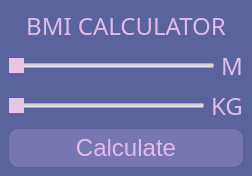
<?xml version="1.0" encoding="UTF-8"?>
<ui version="4.0">
 <class>MainWindow</class>
 <widget class="QMainWindow" name="MainWindow">
  <property name="geometry">
   <rect>
    <x>0</x>
    <y>0</y>
    <width>252</width>
    <height>175</height>
   </rect>
  </property>
  <property name="windowTitle">
   <string>BMI CALCULATOR</string>
  </property>
  <property name="styleSheet">
   <string notr="true">QMainWindow{
   background-color: #5A639C;
}

QLabel,
QPushButton{
     color:  #E2BBE9;
     font-size: 18pt;
}


QSlider::handle:horizontal{
   background-color:  #E8C5E5; 
   border-radius: 12px;
   width: 25px;
}

QSlider::groove:horizontal{
   height: 5px;
}

QPushButton{
   background-color: #7776B3;
   border: none; 
   border-radius: 10px; 
   padding: 5px;
}

QPushButton:hover{
  background-color: #9B86BD;
}</string>
  </property>
  <widget class="QWidget" name="centralwidget">
   <layout class="QVBoxLayout" name="verticalLayout">
    <item>
     <widget class="QLabel" name="title_label">
      <property name="font">
       <font>
        <family>Academy Engraved LET</family>
        <pointsize>18</pointsize>
       </font>
      </property>
      <property name="text">
       <string>BMI CALCULATOR</string>
      </property>
      <property name="alignment">
       <set>Qt::AlignmentFlag::AlignCenter</set>
      </property>
     </widget>
    </item>
    <item>
     <layout class="QHBoxLayout" name="height_layout">
      <item>
       <widget class="QSlider" name="height_slider">
        <property name="orientation">
         <enum>Qt::Orientation::Horizontal</enum>
        </property>
       </widget>
      </item>
      <item>
       <widget class="QLabel" name="height_label">
        <property name="font">
         <font>
          <family>Academy Engraved LET</family>
          <pointsize>18</pointsize>
         </font>
        </property>
        <property name="text">
         <string>M</string>
        </property>
        <property name="alignment">
         <set>Qt::AlignmentFlag::AlignCenter</set>
        </property>
       </widget>
      </item>
     </layout>
    </item>
    <item>
     <layout class="QHBoxLayout" name="weight_layout">
      <item>
       <widget class="QSlider" name="weight_slider">
        <property name="orientation">
         <enum>Qt::Orientation::Horizontal</enum>
        </property>
       </widget>
      </item>
      <item>
       <widget class="QLabel" name="weight_label">
        <property name="font">
         <font>
          <family>Academy Engraved LET</family>
          <pointsize>18</pointsize>
         </font>
        </property>
        <property name="text">
         <string>KG</string>
        </property>
        <property name="alignment">
         <set>Qt::AlignmentFlag::AlignCenter</set>
        </property>
       </widget>
      </item>
     </layout>
    </item>
    <item>
     <widget class="QPushButton" name="calculate_button">
      <property name="text">
       <string>Calculate</string>
      </property>
     </widget>
    </item>
   </layout>
  </widget>
 </widget>
 <resources/>
 <connections/>
</ui>
